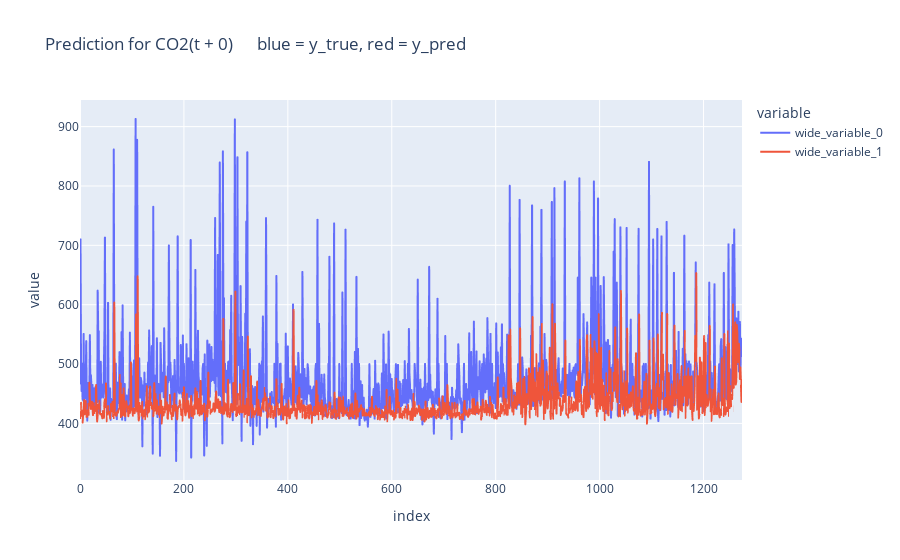
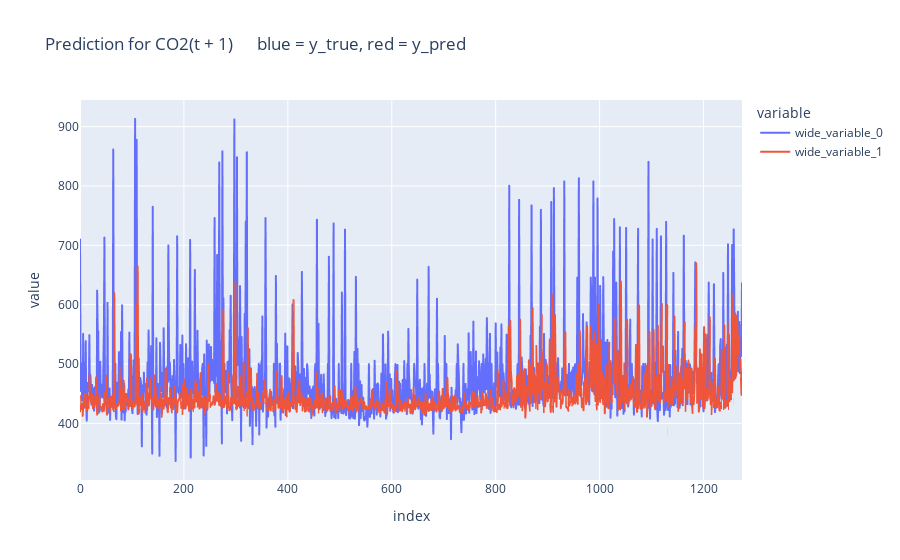

Notebook cell for these charts, in order:
### Code cell
from sklearn.metrics import mean_squared_error, mean_absolute_percentage_error, root_mean_squared_error, r2_score
import plotly.express as px
import seaborn as sns


class Evaluator:

    def __init__(self):
        pass

    def evaluate(self, y_pred, y_true):
        print("MSE: ", self.calculate_mse(y_pred = y_pred, y_true = y_true))
        print("RMSE: ", self.calculate_rmse(y_pred = y_pred, y_true = y_true))
        print("MAPE: ", self.calculate_mape(y_pred = y_pred, y_true = y_true))
        print("R2: ", self.calculate_r2(y_pred = y_pred, y_true = y_true))
        print("\n")


    def calculate_mse(self, y_true, y_pred):
        return round(mean_squared_error(y_true = y_true, y_pred = y_pred), 2)

    def calculate_rmse(self, y_true, y_pred):
        return round(root_mean_squared_error(y_true = y_true, y_pred = y_pred), 2)

    def calculate_mape(self, y_true, y_pred):
        return round(mean_absolute_percentage_error(y_true = y_true, y_pred = y_pred), 2)

    def calculate_r2(self, y_true, y_pred):
        return round(r2_score(y_true = y_true, y_pred = y_pred), 2)

ev = Evaluator()

for col in range(0, test_y.shape[1]):
    print(f"t +", col)
    ev.evaluate(y_true = test_y[:, col], y_pred = pred[:, col])

    pred_df = pd.DataFrame(pred[:, col], columns = [f"pred_CO2(t + {col})"])
    pred_df[f"CO2(t + {col})"] = test_y[:, col]

    px.line(y = [test_y[:, col], pred[:, col]], title = f"Prediction for CO2(t + {col})      blue = y_true, red = y_pred").show()

### Figure 1 — Plotly figure (JSON) as saved in the notebook; plotly's stock layout.template omitted (floating-point values rounded to 4 significant figures; data arrays with more than 128 entries replaced by an {"elided": "..."} marker saying what was removed)
{"data": [{"hovertemplate": "variable=wide_variable_0<br>index=%{x}<br>value=%{y}<extra></extra>", "legendgroup": "wide_variable_0", "line": {"color": "#636efa", "dash": "solid"}, "marker": {"symbol": "circle"}, "mode": "lines", "name": "wide_variable_0", "showlegend": true, "type": "scattergl", "x": {"elided": "1275 int values"}, "xaxis": "x", "y": {"elided": "1275 float values"}, "yaxis": "y"}, {"hovertemplate": "variable=wide_variable_1<br>index=%{x}<br>value=%{y}<extra></extra>", "legendgroup": "wide_variable_1", "line": {"color": "#EF553B", "dash": "solid"}, "marker": {"symbol": "circle"}, "mode": "lines", "name": "wide_variable_1", "showlegend": true, "type": "scattergl", "x": {"elided": "1275 int values"}, "xaxis": "x", "y": {"elided": "1275 float values"}, "yaxis": "y"}], "layout": {"legend": {"title": {"text": "variable"}, "tracegroupgap": 0}, "title": {"text": "Prediction for CO2(t + 0)      blue = y_true, red = y_pred"}, "xaxis": {"anchor": "y", "domain": [0, 1], "title": {"text": "index"}}, "yaxis": {"anchor": "x", "domain": [0, 1], "title": {"text": "value"}}}}

### Figure 2 — Plotly figure (JSON) as saved in the notebook; plotly's stock layout.template omitted (floating-point values rounded to 4 significant figures; data arrays with more than 128 entries replaced by an {"elided": "..."} marker saying what was removed)
{"data": [{"hovertemplate": "variable=wide_variable_0<br>index=%{x}<br>value=%{y}<extra></extra>", "legendgroup": "wide_variable_0", "line": {"color": "#636efa", "dash": "solid"}, "marker": {"symbol": "circle"}, "mode": "lines", "name": "wide_variable_0", "showlegend": true, "type": "scattergl", "x": {"elided": "1275 int values"}, "xaxis": "x", "y": {"elided": "1275 float values"}, "yaxis": "y"}, {"hovertemplate": "variable=wide_variable_1<br>index=%{x}<br>value=%{y}<extra></extra>", "legendgroup": "wide_variable_1", "line": {"color": "#EF553B", "dash": "solid"}, "marker": {"symbol": "circle"}, "mode": "lines", "name": "wide_variable_1", "showlegend": true, "type": "scattergl", "x": {"elided": "1275 int values"}, "xaxis": "x", "y": {"elided": "1275 float values"}, "yaxis": "y"}], "layout": {"legend": {"title": {"text": "variable"}, "tracegroupgap": 0}, "title": {"text": "Prediction for CO2(t + 1)      blue = y_true, red = y_pred"}, "xaxis": {"anchor": "y", "domain": [0, 1], "title": {"text": "index"}}, "yaxis": {"anchor": "x", "domain": [0, 1], "title": {"text": "value"}}}}
